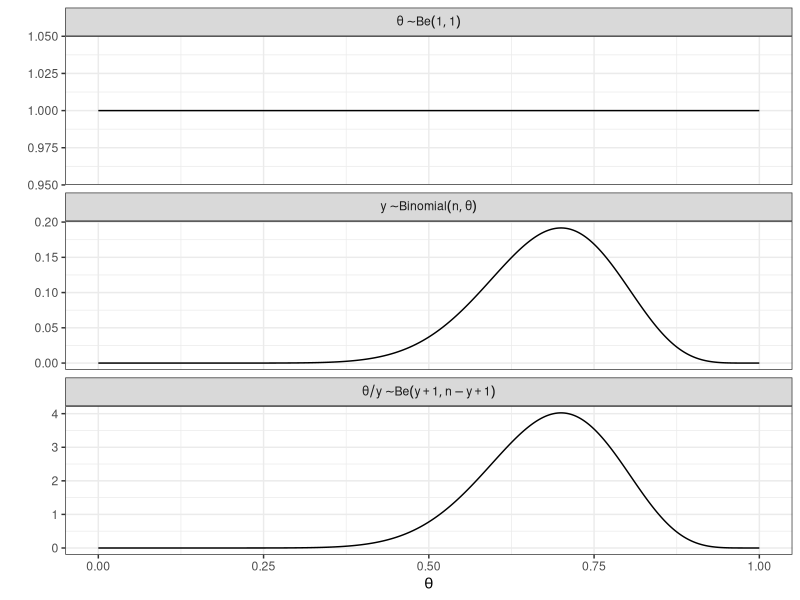

Write the R code that produced this figure.
## ---- chunk 1
knitr::opts_chunk$set(echo = FALSE)
library(tidyverse)
## ---- chunk 2
y <- 14
n <- 20
a <- 1
b <- 1

n_grid = 1000
theta <- seq(0,1,length = n_grid) # grid of theta values
Prior <- dbeta(theta,a,b)

ptheta_dat <- tibble::tibble(theta, Prior)

Likelihood <- dbinom(y,n,prob = theta)
ptheta_dat$Likelihood <- Likelihood


Posterior <- dbeta(theta,y+a,n-y+b)
ptheta_dat$Posterior <- Posterior


ptheta_dat2 <- ptheta_dat %>% pivot_longer(cols = Prior:Posterior,
                                      names_to = "type",
                                      values_to = "value") %>%
  mutate(type = factor(type,
                       levels =c("Prior","Likelihood","Posterior"))) %>%
  mutate(type = recode_factor(type, `Prior` = "theta %~% Be(1,1)", `Likelihood` = "y %~% Binomial(n,theta)",`Posterior` = "theta / y %~% Be(y+1,n-y+1)"))


ggplot(ptheta_dat2, aes(x = theta, y = value)) +
  geom_line() +
  #geom_segment(aes(xend=theta,yend=0),alpha = 0.2) +
  facet_wrap(~type, label = "label_parsed", nrow = 3, scales = "free_y") +
  xlab(expression(theta)) +
  ylab("") +
  theme_bw()

## ---- chunk 3
a = 9
b = 6
